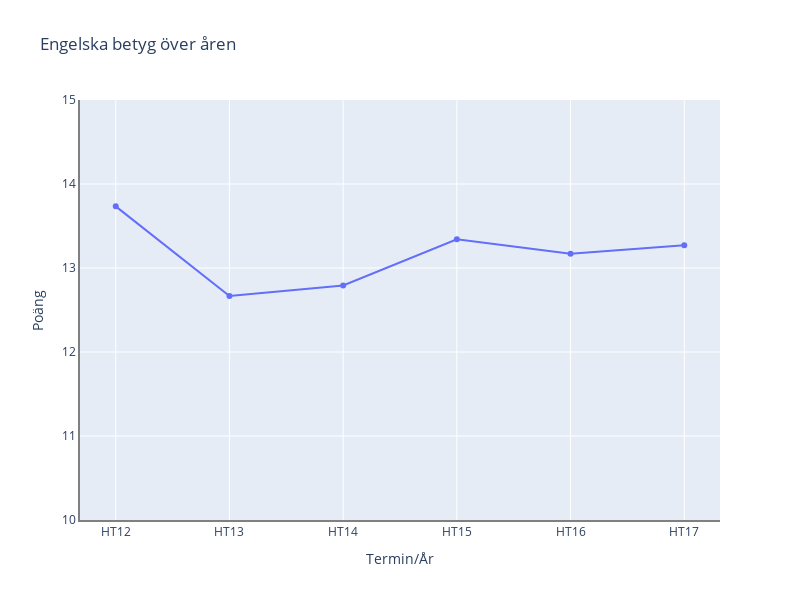

The notebook cell this image was saved under:
### Code cell
years = range(12, 18)  # From HT12 to HT17


averages = []

for year in years:
    # Getting rid of '..'
    numeric_scores = pd.to_numeric(dfs[f'HT{year}']['Gnm. provbetp.'], errors='coerce')
    
    # Calculating the mean, ignoring NaN values
    avg_score = numeric_scores.mean()
    
    # Append the year and average score to the 'averages' list
    averages.append({'Year': f'HT{year}', 'Average Score': avg_score})


# Convert the 'averages' list to a DataFrame for plotting
average_df = pd.DataFrame(averages)

# Plotting the line chart with Plotly Express
fig = px.line(average_df, x='Year', y='Average Score', title='Engelska betyg över åren', markers=True)


fig.update_layout(
                  xaxis = dict(linecolor='gray', linewidth=2, showline=True),
                  yaxis = dict(linecolor='gray', linewidth=2, showline=True),
                  width=800, 
                  height=600,
                  yaxis_title = "Poäng",
                  xaxis_title="Termin/År",
                  yaxis_range=[10, 15]
                  )
# Show the figure
fig.show()

### Figure 1 — Plotly figure (JSON) as saved in the notebook; plotly's stock layout.template omitted (floating-point values rounded to 4 significant figures)
{"data": [{"hovertemplate": "Year=%{x}<br>Average Score=%{y}<extra></extra>", "legendgroup": "", "line": {"color": "#636efa", "dash": "solid"}, "marker": {"symbol": "circle"}, "mode": "lines+markers", "name": "", "orientation": "v", "showlegend": false, "type": "scatter", "x": ["HT12", "HT13", "HT14", "HT15", "HT16", "HT17"], "xaxis": "x", "y": [13.73, 12.67, 12.79, 13.34, 13.17, 13.27], "yaxis": "y"}], "layout": {"height": 600, "legend": {"tracegroupgap": 0}, "title": {"text": "Engelska betyg över åren"}, "width": 800, "xaxis": {"anchor": "y", "domain": [0, 1], "linecolor": "gray", "linewidth": 2, "showline": true, "title": {"text": "Termin/År"}}, "yaxis": {"anchor": "x", "domain": [0, 1], "linecolor": "gray", "linewidth": 2, "range": [10, 15], "showline": true, "title": {"text": "Poäng"}}}}
